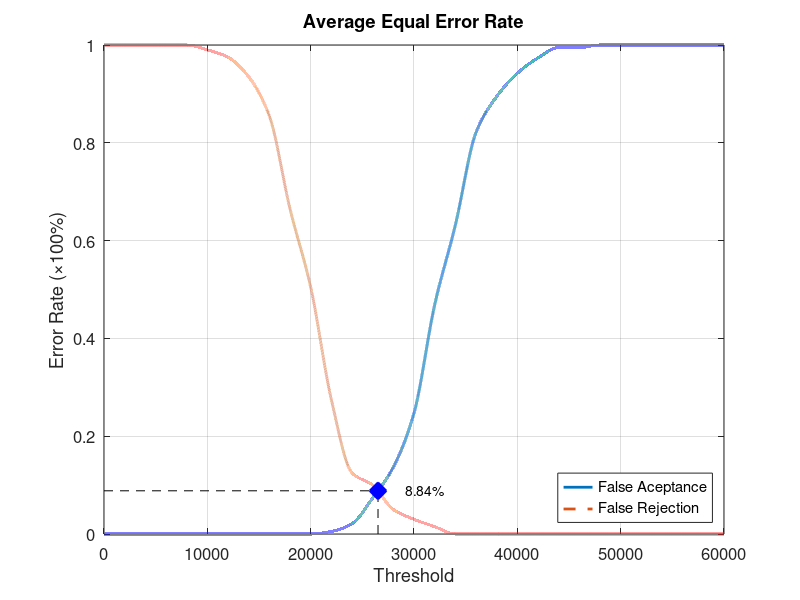
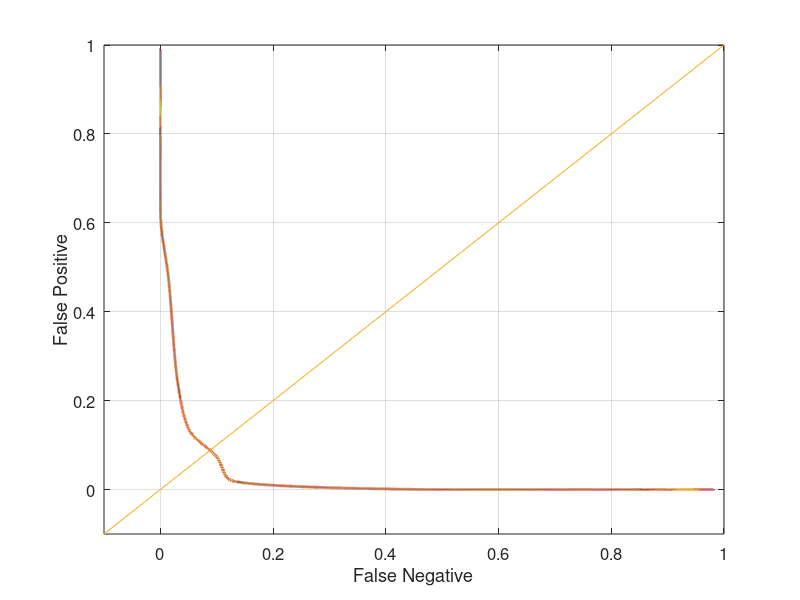

Write the MATLAB code that produced these figures, in order.
function yEER = Database2_3
close all;
clear;
clc;
x = 0:2000:60000;
xq = 0:0.5:60000;

y0 = [0 0 0 0 0 0 0 0 0 0 0 0.00526316 0.0210526 0.0736842 0.136842 0.247368 0.468421 0.631579 0.821053 0.894737 0.942105 0.973684 0.994737 0.994737 1 1 1 1 1 1 1];
yy0 = interp1(x, y0, xq, 'pchip');
y1 = [1 1 1 1 1 0.99 0.975 0.935 0.855 0.665 0.505 0.275 0.125 0.1 0.05 0.03 0.015 0 0 0 0 0 0 0 0 0 0 0 0 0 0];
yy1 = interp1(x, y1, xq, 'pchip');

% Calculating EER: 
y2 = abs(y0 - y1);
find(y2 == min(y2))
yy2 = abs(yy0 - yy1);
xEER = find(yy2 == min(yy2));
xEERIndex = xq(xEER) % X-axis EER
yEER = yy0(xEER) % Y-axis EER

main = figure
plot(xq, yy0,'-','LineWidth', 2);	hold on
plot(xq, yy1,'--','LineWidth', 2);	hold on
plot([xEERIndex xEERIndex], [0 yEER], 'k--');	hold on
plot([0 xEERIndex], [yEER yEER], 'k--');	hold on
plot(xEERIndex, yEER, 'bx', 'LineWidth', 10);	hold on
text(xEERIndex + 10 * xEERIndex / 100, yEER, [num2str(round((10000 * yEER)) / 100) '%'])
legend('False Aceptance', 'False Rejection', 'Location', 'SouthEast')
xlabel('Threshold')
ylabel('Error Rate (\times100%)')
title('Average Equal Error Rate')
set(gca, 'FontSize', 12)
axis([0 60000 0 1])
grid on

print(main, 'Database2_3Main', '-dpng');
FNRxFPR = figure('Color', [1 1 1]);
plot(yy1, yy0, '-', yy1, yy0, 'LineWidth', 2);
hold on
y = -0.1:0.1:1
plot(y, y); 
set(gca, 'FontSize', 12)
xlabel('False Negative')
ylabel('False Positive')
axis([-0.1 1 -0.1 1])
set(gca, 'FontSize', 12)
grid on

print(FNRxFPR, 'Database2_3FNRxFPR','-dpng');
end
